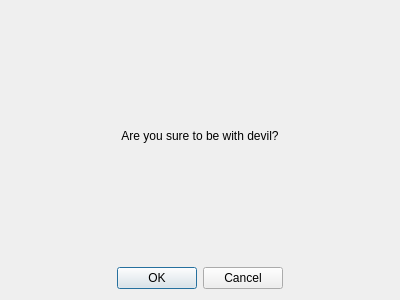
<?xml version="1.0" encoding="UTF-8"?>
<ui version="4.0">
 <class>SettingsDialog</class>
 <widget class="QDialog" name="SettingsDialog">
  <property name="geometry">
   <rect>
    <x>0</x>
    <y>0</y>
    <width>400</width>
    <height>300</height>
   </rect>
  </property>
  <property name="windowTitle">
   <string> Selection</string>
  </property>
  <layout class="QVBoxLayout" name="verticalLayout">
   <item>
    <widget class="QLabel" name="label">
     <property name="text">
      <string>Are you sure to be with devil?</string>
     </property>
     <property name="alignment">
      <set>Qt::AlignmentFlag::AlignCenter</set>
     </property>
    </widget>
   </item>
   <item>
    <widget class="QDialogButtonBox" name="buttonBox">
     <property name="standardButtons">
      <set>QDialogButtonBox::StandardButton::Cancel|QDialogButtonBox::StandardButton::Ok</set>
     </property>
     <property name="centerButtons">
      <bool>true</bool>
     </property>
    </widget>
   </item>
  </layout>
 </widget>
 <resources/>
 <connections>
  <connection>
   <sender>buttonBox</sender>
   <signal>accepted()</signal>
   <receiver>SettingsDialog</receiver>
   <slot>accept()</slot>
   <hints>
    <hint type="sourcelabel">
     <x>20</x>
     <y>20</y>
    </hint>
    <hint type="destinationlabel">
     <x>20</x>
     <y>20</y>
    </hint>
   </hints>
  </connection>
  <connection>
   <sender>buttonBox</sender>
   <signal>rejected()</signal>
   <receiver>SettingsDialog</receiver>
   <slot>reject()</slot>
   <hints>
    <hint type="sourcelabel">
     <x>20</x>
     <y>20</y>
    </hint>
    <hint type="destinationlabel">
     <x>20</x>
     <y>20</y>
    </hint>
   </hints>
  </connection>
 </connections>
</ui>
